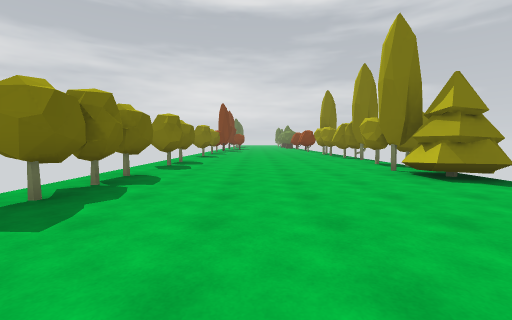
[1] (above)

15 first-person views from a walk through a scene from a Unity 3-D project. The camera is 1.3 m above the floor, tilts 4° down and sees 90° across. The floor is counted in squares, 2 m on a side. Each view is taken from the middle of a square. On the plan, view 1 faces up. The plan holds only what a view shows up to about 9 squares ahead; the rest is blank. The place goes on beyond the plan. The player character is not drawn.

[2]
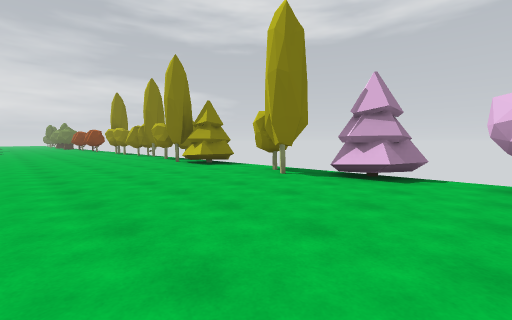

[3]
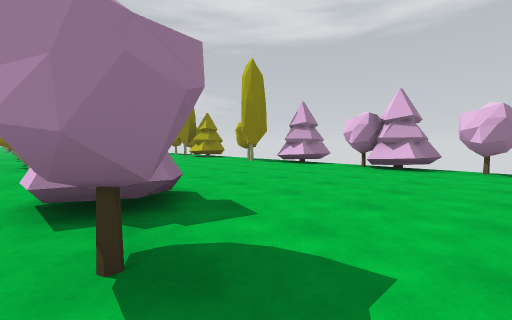

[4]
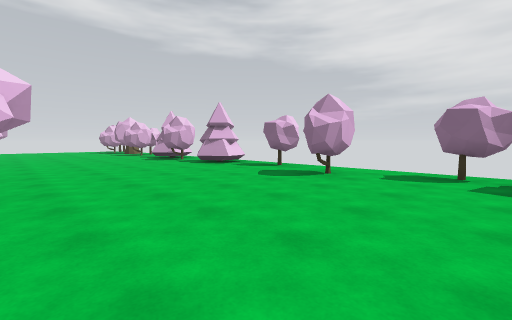

[5]
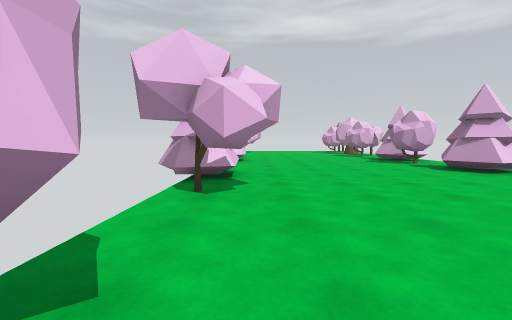

[6]
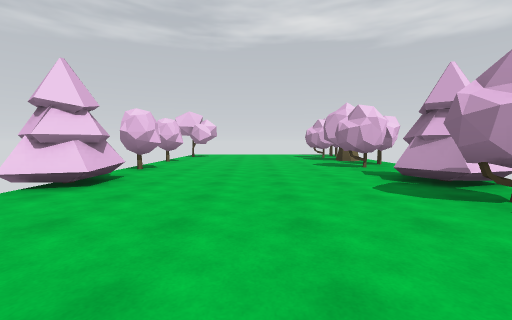

[7]
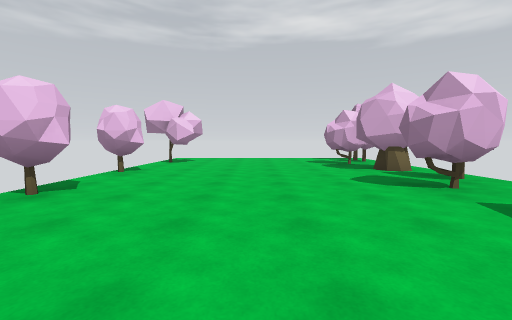

[8]
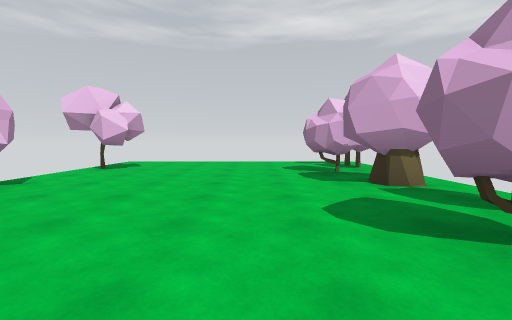

[9]
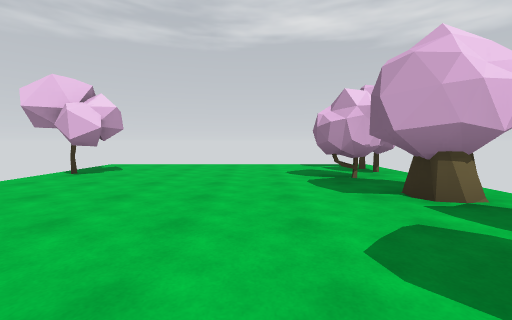

[10]
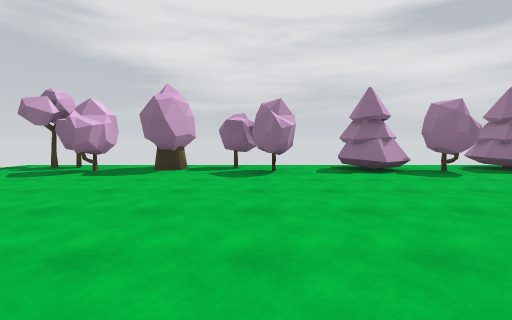

[11]
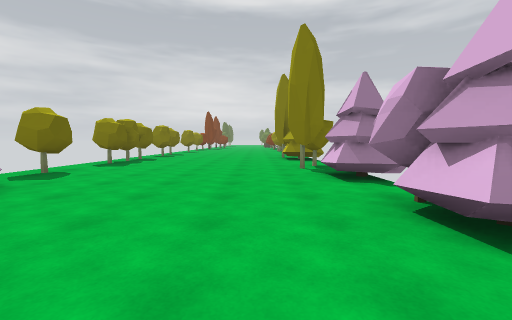

[12]
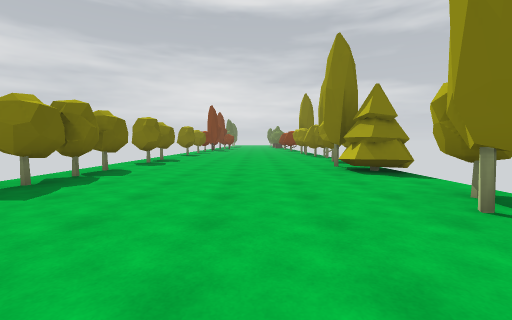

[13]
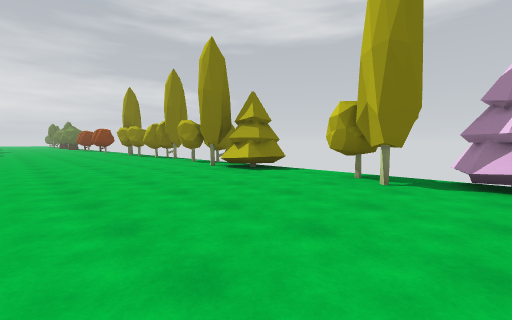

[14]
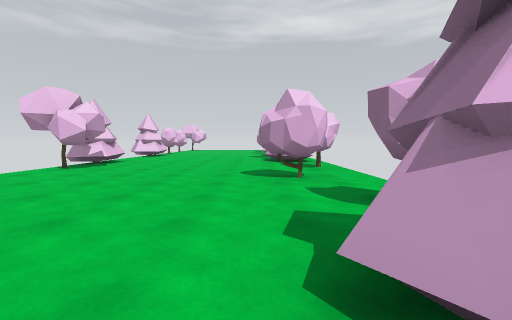

[15]
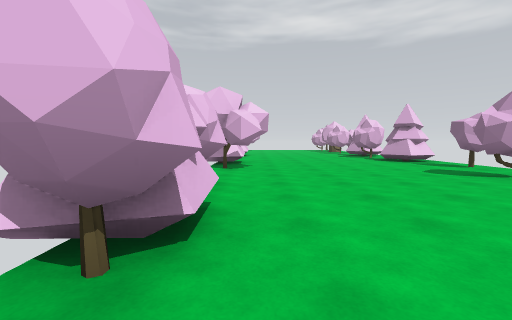

### Floor plan
Key: @ floor where view 1 was taken; # wall or solid block; x gap in a wall; . floor.
Columns run from 3 left of view 1 to 5 right of it. Each row starts with its distance up from view 1.
  8 ##.....x
  7 ##.....#
  6 ......##
  5 ##....##
  4 ##.....#
  3 ##......
  2 .......#
  1 #.....##
  0 #..@...##
 -1 ........
 -2 ##.....#
 -3 x......#
 -4 #.......
 -5 .......#
 -6 .#......
 -7 #.....#.
 -8 x.......
 -9 ##.....##
-10 ##......
-11 .......
-12 .#......
-13 x#.....##
-14 .#......
-15 .......#
-16 ##......
-17 x......#
-18 ##.....#
-19 ........
-20 ##....#.
-21 #.......
-22 ........

Where each view was taken, in squares from view 1:
view 1: 0 up, 0 right, facing up
view 2: 2 down, 1 left, facing up-right
view 3: 5 down, 3 left, facing up-right
view 4: 3 down, 3 right, facing down-left
view 5: 4 down, 3 right, facing down
view 6: 9 down, 1 right, facing down
view 7: 12 down, 1 right, facing down
view 8: 14 down, 0 right, facing down
view 9: 15 down, 0 right, facing down
view 10: 16 down, 4 right, facing left
view 11: 5 down, 2 right, facing up
view 12: 1 down, 1 right, facing up
view 13: 0 up, 1 left, facing up-right
view 14: 1 down, 1 left, facing down
view 15: 1 down, 3 right, facing down
